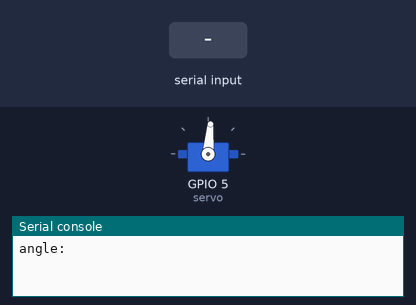
Recording of a program running on a simulated ESP32 board running MicroPython. Shown: servo, the last lines printed to the serial console. Inputs (shaded band) come from the test bench. Servo angles are drawn from the pulse width (0.5 ms = 0°, 2.5 ms = 180°).

Above: at 1.2 s.
1.3 s: "5" typed at the serial console, then Enter
At 1.6 s:
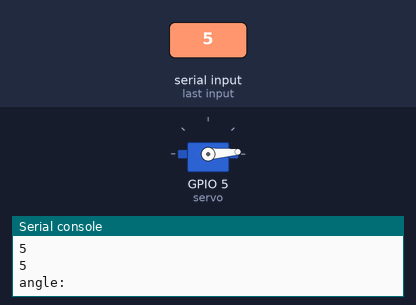
2.8 s: "200" typed at the serial console, then Enter
At 3.9 s:
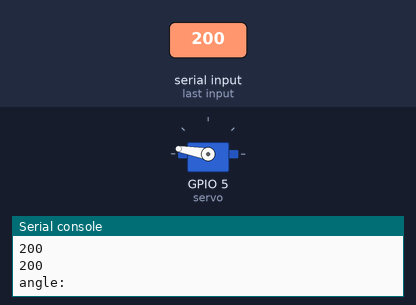
4.3 s: "90" typed at the serial console, then Enter
At 5.0 s:
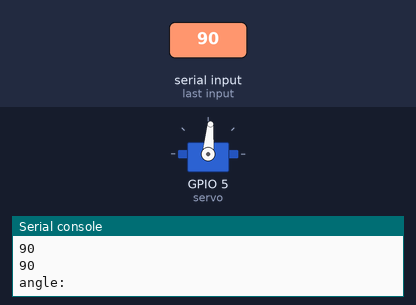
Timing chart, 0 to 7.3 s (numbered marks = the images above; inputs shaded):
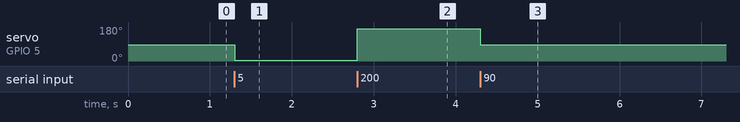

The program:

class_servo.py
```python
from machine import PWM,Pin


class Servo():
    def __init__(self,Pin_num,star_angle = 0):
        self.PWM = PWM(Pin(Pin_num),50)
        self.angle = 0
        self.star_angle = star_angle
        self.update(self.star_angle)

    def angle_to_pulse_us(self,angle):
        # a) Limita el rango de ángulo
        angle = max(0, min(180,angle))
        return 500 + (angle / 180) * 1900

    def pulse_us_to_duty(self,pulse_us, period_us=20000, resolution=1023):
        return int((pulse_us / period_us) * resolution)

    def update(self,angle):
        pulse = self.angle_to_pulse_us(angle)
        duty_value = self.pulse_us_to_duty(pulse)
        self.PWM.duty(duty_value)
        self.angle = angle

servo = Servo(5,90)

while True:
    angle = int(input("angle: "))
    servo.update(angle)
    print(servo.angle)
```

Measured:
- after the input at 1.3 s, servo on GPIO 5 (servo): 85° → 4° at once
- after the input at 2.8 s, servo on GPIO 5 (servo): 4° → 170° at once
- after the input at 4.3 s, servo on GPIO 5 (servo): 170° → 85° at once
